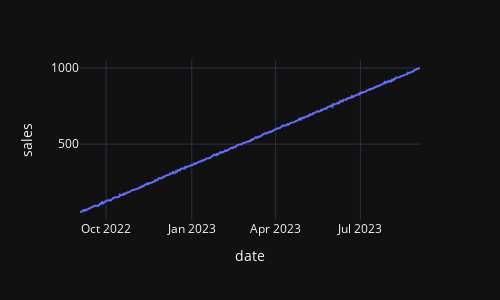

The cell this chart's notebook holds for it:
### Code cell


### Figure 1 — Plotly figure (JSON) as saved in the notebook; plotly's stock layout.template omitted (floating-point values rounded to 4 significant figures; data arrays with more than 128 entries replaced by an {"elided": "..."} marker saying what was removed)
{"data": [{"hovertemplate": "date=%{x}<br>sales=%{y}<extra></extra>", "legendgroup": "", "line": {"color": "#636efa", "dash": "solid"}, "marker": {"symbol": "circle"}, "mode": "lines", "name": "", "orientation": "v", "showlegend": false, "type": "scatter", "x": {"elided": "366 str values"}, "xaxis": "x", "y": {"elided": "366 float values"}, "yaxis": "y"}], "layout": {"height": 300, "legend": {"tracegroupgap": 0}, "margin": {"t": 60}, "width": 500, "xaxis": {"anchor": "y", "domain": [0, 1], "title": {"text": "date"}}, "yaxis": {"anchor": "x", "domain": [0, 1], "title": {"text": "sales"}}}}
